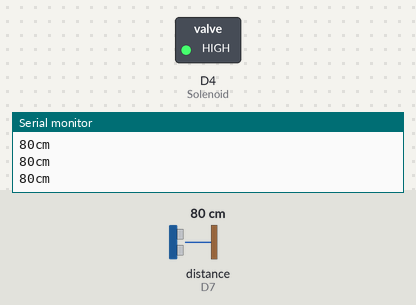
A sketch run on a simulated ESP8266 (NodeMCU). On the bench: switched loads named in the sketch (green lamp = pin HIGH), the last lines printed to the serial monitor. Wiring (inferred from the names in the program): ultrasonic range finder: trigger D6; echo D7. The inputs (shaded band) are chosen by the test bench; at power-on: distance to the obstacle (sensor on D7) 80 cm. The echo pulse lasts 58.3 µs per cm; pins used as bus, display or sensor lines are not drawn.

Above: at 1.3 s.
1.4 s: distance to the obstacle (sensor on D7) set to 44 cm
2.9 s: distance to the obstacle (sensor on D7) set to 37 cm
At 3.7 s:
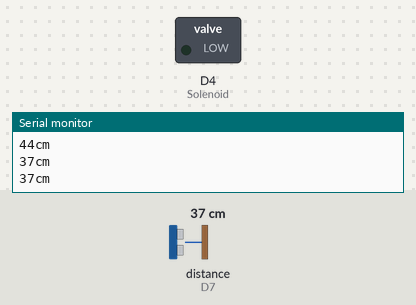
4.5 s: distance to the obstacle (sensor on D7) set to 44 cm
6.0 s: distance to the obstacle (sensor on D7) set to 55 cm
At 6.6 s:
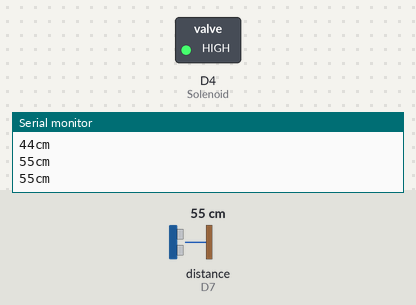
7.5 s: distance to the obstacle (sensor on D7) set to 2 cm
At 8.1 s:
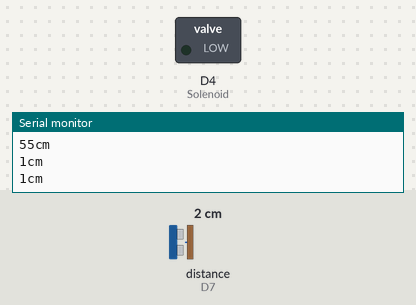
Timing chart, 0 to 10.0 s (numbered marks = the images above; inputs shaded):
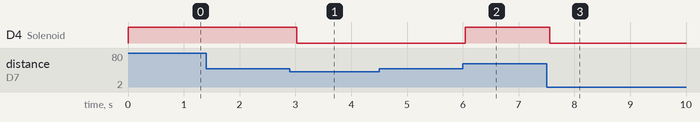

Measured:
- the behaviour switches between 41 and 40 cm on distance to the obstacle (sensor on D7) (found by bisection; images 0 and 1)
- the behaviour switches between 49 and 50 cm on distance to the obstacle (sensor on D7) (found by bisection; images 1 and 2)
- after the input at 2.9 s, D4 (Solenoid): HIGH → LOW after 0.13 s
- after the input at 6.0 s, D4 (Solenoid): LOW → HIGH after 0.05 s
- after the input at 7.5 s, D4 (Solenoid): HIGH → LOW after 0.05 s

The sketch:

Otomasi-Pendingin-Abu-Batubara-Boiler.ino
```cpp
#define trigPin D6
#define echoPin D7
#define Solenoid D4
void setup()
{
  Serial.begin (115200);
  pinMode(trigPin, OUTPUT);
  pinMode(echoPin, INPUT);
  pinMode(Solenoid, OUTPUT);
}
void loop()
{
  long duration, distance;
  digitalWrite(trigPin, LOW);
  delayMicroseconds(2);
  digitalWrite(trigPin, HIGH);
  delayMicroseconds(10);
  digitalWrite(trigPin, LOW);
  noInterrupts();
  duration = pulseIn(echoPin, HIGH);
  interrupts();
  distance = (duration / 2) / 29.1;
  if (distance >= 50)
  {
    digitalWrite(Solenoid, HIGH);
  }
  if (distance <= 40)
  {
    digitalWrite(Solenoid, LOW);
  }
  Serial.print(distance);
  Serial.println("cm");
  delay(500);
}
```
